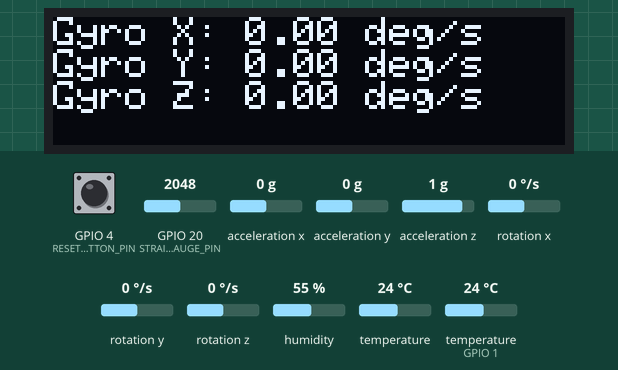
Bench run of a program on a simulated ESP32-S3. On the bench: 128×32 one-colour display. The test bench sets the inputs (shaded band); at power-on: acceleration x 0 g, humidity 55 %, GPIO 20 (STRAIN_GAUGE_PIN) = 2048, acceleration y 0 g, temperature (sensor on GPIO 1) 24 °C, acceleration z 1 g, GPIO 4 (RESET_BUTTON_PIN) HIGH, rotation x 0 °/s, rotation y 0 °/s, rotation z 0 °/s, temperature 24 °C. WiFi joins after 1.5 s; servers stay silent unless stated; uploads are accepted with an empty reply; what the program prints to the serial monitor is not drawn.

Above: at 5.7 s.
5.8 s: acceleration x set to -1.4 g
At 7.4 s:
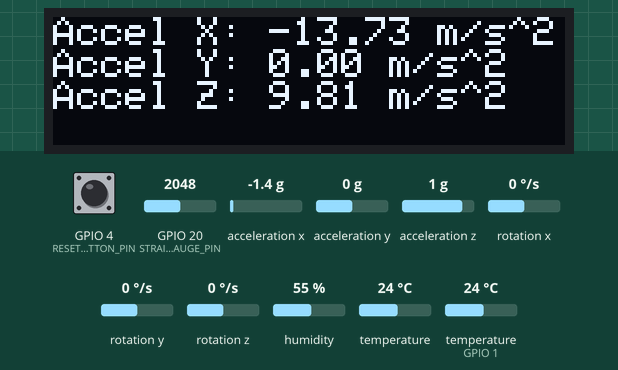
11.8 s: humidity set to 22 %
At 15.4 s:
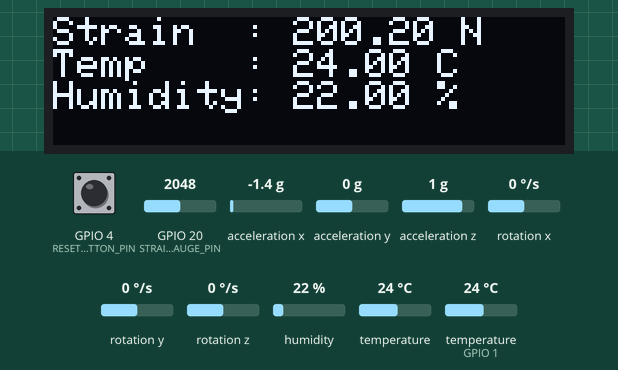
17.8 s: GPIO 20 (STRAIN_GAUGE_PIN) set to 1960
At 22.0 s:
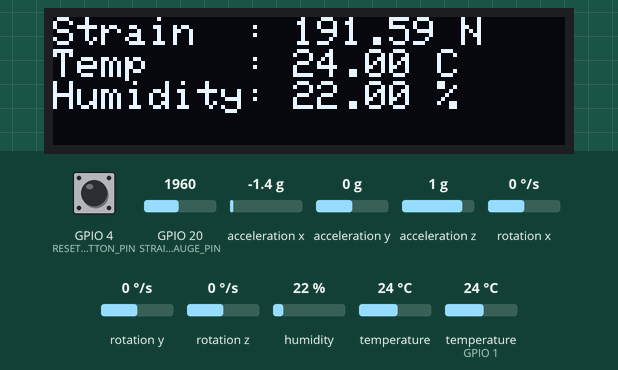
23.8 s: acceleration y set to -1.4 g
At 26.0 s:
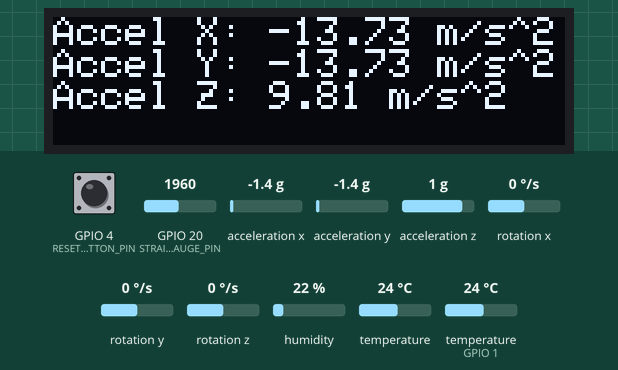
28.9 s: temperature (sensor on GPIO 1) set to 12 °C
At 33.9 s:
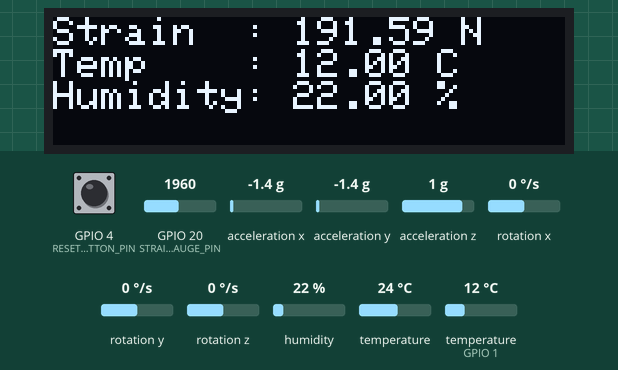
34.9 s: acceleration z set to -1.4 g
At 39.1 s:
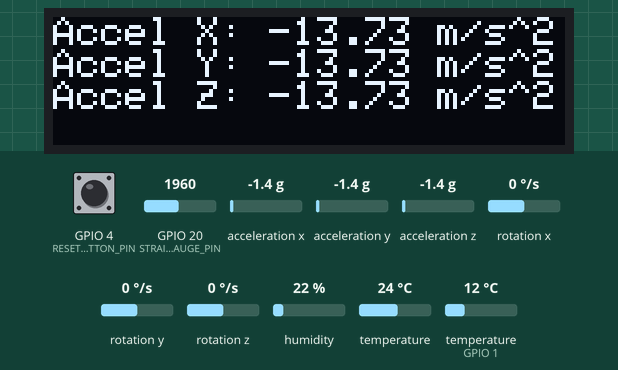
Timing chart, 0 to 40.6 s (numbered marks = the images above; inputs shaded):
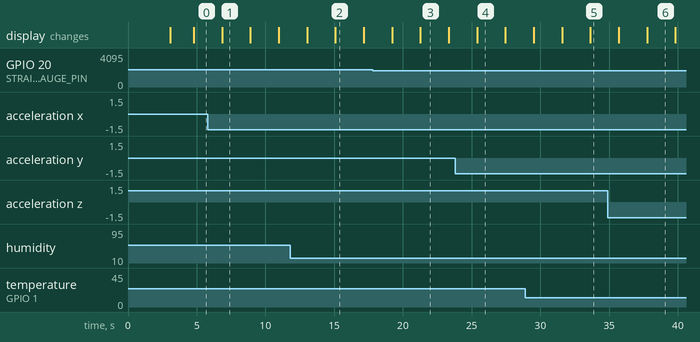

The program:

main.cpp
```cpp
#include <Arduino.h>
#include <Adafruit_ADXL345_U.h>
#include <Adafruit_MPU6050.h>
#include <DHT.h>
#include <Wire.h>
#include <WiFi.h>
#include <HTTPClient.h>
#include <Adafruit_SSD1306.h>
#include <Fuzzy.h>

// Fuzzy
Fuzzy *fuzzy = new Fuzzy();

// Define Floor and indicator
#define FLOOR_1 37
#define FLOOR_2 36
#define FLOOR_3 35
#define FLOOR_IND_1 38
#define FLOOR_IND_2 39
#define FLOOR_IND_3 40

// Additional constants for DB access
int lastLantai = 0;                                                 // Lantai terakhir ke db
bool stateBtn1 = LOW, stateBtn2 = LOW, stateBtn3 = LOW;             // Status tombol
bool lastStateBtn1 = LOW, lastStateBtn2 = LOW, lastStateBtn3 = LOW; // Status tombol sebelumnya

float temperature = 0, humidity = 0;
float temperatureState = temperature; // Handler last value
float humidityState = humidity;       // Handler last value

// Define PIN DHT22
#define DHTPIN 1
#define DHTTYPE DHT22

// Define MPU and ADXL
#define MPU6050_ADDRESS 0x68
#define ADXL345_ADDRESS 0x53
#define SDA 8
#define SCL 9

// Define LCD output
#define OLED_RESET 7 // RESET LCD output
#define SCREEN_WIDTH 128
#define SCREEN_HEIGHT 32
#define SSD1306_I2C_ADDRESS 0x3C

// Define Strain Gauge and Reset
#define STRAIN_GAUGE_PIN 20
#define RESET_BUTTON_PIN 4 // RESET All Instruments

Adafruit_SSD1306 display(SCREEN_WIDTH, SCREEN_HEIGHT, &Wire, OLED_RESET);
Adafruit_ADXL345_Unified adxl = Adafruit_ADXL345_Unified();
Adafruit_MPU6050 mpu;
DHT dht(DHTPIN, DHTTYPE);

unsigned long lastSensorReadTime = 0;
unsigned long lastDHTReadTime = 0;
unsigned long lastDisplayUpdateTime = 0;
const unsigned long sensorReadInterval = 200;     // Define 5hz interval 200ms
const unsigned long dhtReadInterval = 2000;       // Define 0.5hz interval 2s
const unsigned long displayUpdateInterval = 2000; // LCD Display Update Interval

int displayIndex = 0;
int updateCount = 0;

void kirimDataKeServer(float gyroX, float gyroY, float gyroZ, float accelX, float accelY, float accelZ, float strainValue, float temperature, float humidity);

void connectToWiFi()
{
  display.clearDisplay();
  display.setTextSize(1);
  display.setTextColor(SSD1306_WHITE);
  display.setCursor(0, 0);

  Serial.println("Connecting to DTEO-VOKASI ... ");
  display.println("Connecting to");
  display.println("\nDTEO-VOKASI ...");
  display.display();
  delay(1500);

  WiFi.begin("DTEO-VOKASI", "TEO123456");

  unsigned long startTime = millis();
  while (WiFi.status() != WL_CONNECTED)
  {
    if (millis() - startTime > 2000) // Re-connect 2s
    {
      //* DEBUG */
      // Serial.println("Failed connect WiFi");
      display.clearDisplay();
      display.setCursor(0, 0);
      display.println("WiFi Fail To Connect !!!");
      display.display();
      return;
    }
    delay(500);
  }

  //* DEBUG */
  // Serial.println("WiFi Connected !!!");
  // Serial.print("IP Address: ");
  // Serial.println(WiFi.localIP());

  display.clearDisplay();
  display.setCursor(0, 0);
  display.println("WiFi Connected !!!");
  display.print("DTEO-VOKASI");
  display.display();
  delay(1500);
}

void setup()
{
  Serial.begin(115200);
  Wire.begin(SDA, SCL);

  // Reset Pin Configuration
  pinMode(RESET_BUTTON_PIN, INPUT_PULLUP);

  // Floor Button Configuration
  // pinMode(FLOOR_1, INPUT);
  // pinMode(FLOOR_2, INPUT);
  // pinMode(FLOOR_3, INPUT);
  // // Floor Button Indicator
  // pinMode(FLOOR_IND_1, OUTPUT);
  // pinMode(FLOOR_IND_2, OUTPUT);
  // pinMode(FLOOR_IND_3, OUTPUT);
  // digitalWrite(FLOOR_IND_1, LOW); // Normal mode Mati
  // digitalWrite(FLOOR_IND_2, LOW);
  // digitalWrite(FLOOR_IND_3, LOW);

  if (!display.begin(SSD1306_SWITCHCAPVCC, 0x3C))
  {
    Serial.println(F("SSD1306 Gagal"));
    for (;;)
      ;
  }

  //** ERROR HANDLER */
  adxl.begin(ADXL345_ADDRESS);
  mpu.begin(MPU6050_ADDRESS);
  dht.begin();
  if (!mpu.begin() && !adxl.begin())
  {
    Serial.println("MPU6050 Not Connected");
    Serial.println("ADXL345 Not Connected");
  }
  else
  {
    Serial.println("MPU6050 Connected");
    Serial.println("ADXL Connected");
  }

  connectToWiFi();
}

void setupFuzzy()
{
  // Fuzzy Input: Akselerasi
  FuzzySet *lowAccel = new FuzzySet(0, 0, 2, 4);
  FuzzySet *mediumAccel = new FuzzySet(3, 5, 7, 9);
  FuzzySet *highAccel = new FuzzySet(8, 10, 15, 15);

  FuzzyInput *accelInput = new FuzzyInput(1);
  accelInput->addFuzzySet(lowAccel);
  accelInput->addFuzzySet(mediumAccel);
  accelInput->addFuzzySet(highAccel);
  fuzzy->addFuzzyInput(accelInput);

  // Fuzzy Output: Getaran
  FuzzySet *noVibration = new FuzzySet(0, 0, 25, 50);
  FuzzySet *vibration = new FuzzySet(30, 60, 100, 100);

  FuzzyOutput *vibrationOutput = new FuzzyOutput(1);
  vibrationOutput->addFuzzySet(noVibration);
  vibrationOutput->addFuzzySet(vibration);
  fuzzy->addFuzzyOutput(vibrationOutput);

  // Fuzzy Rules
  FuzzyRuleAntecedent *ifLowAccel = new FuzzyRuleAntecedent();
  ifLowAccel->joinSingle(lowAccel);

  FuzzyRuleConsequent *thenNoVibration = new FuzzyRuleConsequent();
  thenNoVibration->addOutput(noVibration);

  FuzzyRule *fuzzyRule1 = new FuzzyRule(1, ifLowAccel, thenNoVibration);
  fuzzy->addFuzzyRule(fuzzyRule1);

  FuzzyRuleAntecedent *ifMediumAccel = new FuzzyRuleAntecedent();
  ifMediumAccel->joinSingle(mediumAccel);

  FuzzyRuleConsequent *thenVibration = new FuzzyRuleConsequent();
  thenVibration->addOutput(vibration);

  FuzzyRule *fuzzyRule2 = new FuzzyRule(2, ifMediumAccel, thenVibration);
  fuzzy->addFuzzyRule(fuzzyRule2);

  FuzzyRuleAntecedent *ifHighAccel = new FuzzyRuleAntecedent();
  ifHighAccel->joinSingle(highAccel);

  FuzzyRule *fuzzyRule3 = new FuzzyRule(3, ifHighAccel, thenVibration);
  fuzzy->addFuzzyRule(fuzzyRule3);
}

void fuzzyVibrationDetection(float accelX, float accelY, float accelZ)
{
  float accelMagnitude = sqrt(pow(accelX, 2) + pow(accelY, 2) + pow(accelZ, 2));
  fuzzy->setInput(1, accelMagnitude);

  fuzzy->fuzzify();
  float vibrationLevel = fuzzy->defuzzify(1);

  if (vibrationLevel < 30)
  {
    display.printf("No Vibration Detected");
    Serial.println("No Vibration Detected");
  }
  else
  {
    display.printf("Vibration Detected!");
    Serial.println("Vibration Detected!");
  }
}

void readSensors(float &gyroX, float &gyroY, float &gyroZ, float &accelX, float &accelY, float &accelZ, float &strainValue)
{
  sensors_event_t a, g, temp;
  mpu.getEvent(&a, &g, &temp);
  gyroX = g.gyro.x;
  gyroY = g.gyro.y;
  gyroZ = g.gyro.z;
  accelX = a.acceleration.x;
  accelY = a.acceleration.y;
  accelZ = a.acceleration.z;

  int rawValue = analogRead(STRAIN_GAUGE_PIN);
  strainValue = rawValue * (100.0 / 1023.0);
}

void readDHT(float &temperature, float &humidity)
{
  temperature = dht.readTemperature();
  humidity = dht.readHumidity();

  //** ERROR HANDLER */
  if (isnan(temperature) || isnan(humidity))
  {
    Serial.println("DHT Sensor Error: NaN value");
  }
  else
  {
    temperatureState = temperature;
    humidityState = humidity;
  }
}

void kirimDataKeServer(float gyroX, float gyroY, float gyroZ, float accelX, float accelY, float accelZ, float strainValue, float temperature, float humidity) // int current Floor saya hapus
{
  HTTPClient http;
  WiFiClient client;
  String postData;

  // Construct POST data string
  postData = "humidity=" + String(humidity) +
             "&temperature=" + String(temperature) +
             "&accelX=" + String(accelX) +
             "&accelY=" + String(accelY) +
             "&accelZ=" + String(accelZ) +
             "&gyroX=" + String(gyroX) +
             "&gyroY=" + String(gyroY) +
             "&gyroZ=" + String(gyroZ) +
             "&strainValue=" + String(strainValue);
  //  "&lantai=" + String(lastLantai);

  // http.begin(client, "http://10.17.38.28/shmsv2_2/sensor.php"); // MODUL LAMA
  http.begin(client, "http://10.17.38.28/shmsv2_2/sensor2.php"); // MODUL BARU
  http.addHeader("Content-Type", "application/x-www-form-urlencoded");

  int httpCode = http.POST(postData); // request
  String payload = http.getString();  // payload

  Serial.println("HTTP Response code: " + String(httpCode));
  Serial.println("Server response: " + payload);

  http.end();
}

void updateDisplay(float gyroX, float gyroY, float gyroZ, float accelX, float accelY, float accelZ, float strainValue, float temperature, float humidity)
{
  if (updateCount < 3)
  {
    display.clearDisplay();
    display.setTextSize(1);
    display.setTextColor(SSD1306_WHITE);
    display.setCursor(0, 0);

    switch (displayIndex)
    {
    case 0:
      display.printf("Gyro X: %.2f deg/s", gyroX);
      display.printf("\nGyro Y: %.2f deg/s", gyroY);
      display.printf("\nGyro Z: %.2f deg/s", gyroZ);
      digitalWrite(FLOOR_IND_1, HIGH);
      digitalWrite(FLOOR_IND_2, LOW);
      digitalWrite(FLOOR_IND_3, LOW);
      break;
    case 1:
      display.printf("Accel X: %.2f m/s^2", accelX);
      display.printf("\nAccel Y: %.2f m/s^2", accelY);
      display.printf("\nAccel Z: %.2f m/s^2", accelZ);
      digitalWrite(FLOOR_IND_1, LOW);
      digitalWrite(FLOOR_IND_2, HIGH);
      digitalWrite(FLOOR_IND_3, LOW);
      break;
    case 2:
      display.printf("Strain  : %.2f N", strainValue);
      display.printf("\nTemp    : %.2f C", temperature);
      display.printf("\nHumidity: %.2f %%", humidity);
      digitalWrite(FLOOR_IND_1, LOW);
      digitalWrite(FLOOR_IND_2, LOW);
      digitalWrite(FLOOR_IND_3, HIGH);
      break;
      // case 3:
      //   break;
    }

    display.display();
    displayIndex = (displayIndex + 1) % 3;
  }
}

void resetSensors(float &gyroX, float &gyroY, float &gyroZ, float &accelX, float &accelY, float &accelZ, float &strainValue, float &temperature, float &humidity)
{
  gyroX = gyroY = gyroZ = accelX = accelY = accelZ = strainValue = temperature = humidity = 0;

  display.clearDisplay();
  display.setCursor(0, 0);
  display.printf("Reset Success");
  Serial.println("Reset Success");

  static unsigned long lastBlinkTime = 0;
  static int blinkState = LOW;
  for (int i = 0; i < 4; i++)
  {
    if (millis() - lastBlinkTime >= 500)
    {
      lastBlinkTime = millis();
      blinkState = !blinkState;
      digitalWrite(FLOOR_IND_1, blinkState);
    }
  }
}

void loop()
{
  static float gyroX, gyroY, gyroZ, accelX, accelY, accelZ, strainValue;
  unsigned long currentMillis = millis();

  if (WiFi.status() != WL_CONNECTED)
  {
    Serial.println("Reconnect WiFi ...");
    connectToWiFi();
  }

  if (digitalRead(RESET_BUTTON_PIN) == LOW)
  {
    resetSensors(gyroX, gyroY, gyroZ, accelX, accelY, accelZ, strainValue, temperature, humidity);
  }

  else
  {
    if (currentMillis - lastSensorReadTime >= 200) // saya ganti, sebelumnya lastDHTReadTime
    {
      lastDHTReadTime = currentMillis;
      readDHT(temperature, humidity);
    }

    // (5 Hz)
    if (currentMillis - lastSensorReadTime >= 200)
    {
      lastSensorReadTime = currentMillis;
      readSensors(gyroX, gyroY, gyroZ, accelX, accelY, accelZ, strainValue);
      fuzzyVibrationDetection(accelX, accelY, accelZ);
      kirimDataKeServer(gyroX, gyroY, gyroZ, accelX, accelY, accelZ, strainValue, temperatureState, humidityState); // lastLantai saya hapus
    }

    // * LCD Display *//
    if (currentMillis - lastDisplayUpdateTime >= displayUpdateInterval)
    {
      lastDisplayUpdateTime = currentMillis;
      updateDisplay(gyroX, gyroY, gyroZ, accelX, accelY, accelZ, strainValue, temperature, humidity); // int currentFloor saya hapus
    }
  }
}
```

Measured:
- what the display in image 1 shows lasts 2.1 s, from 6.8 s to 8.9 s
